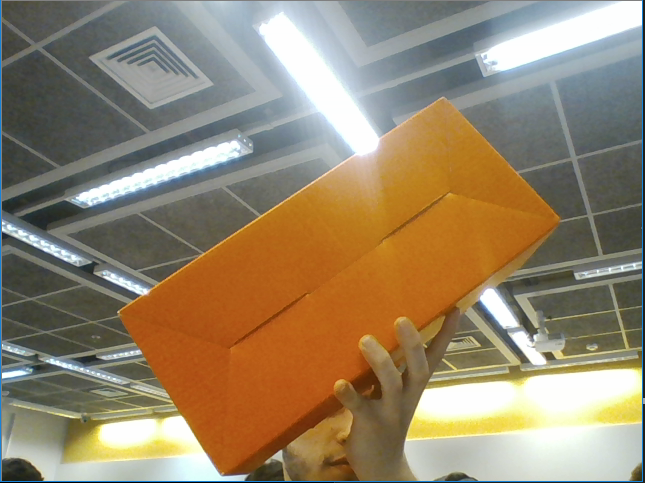
#> input picture Aula02/foto.png, 645 x 483 px, given in place of the camera
$ jupyter execute 'Lendo e Vendo Distancia da Caixa.ipynb'   (older library calls are emulated)
#> lines starting #> are read from the running program, lines starting #| are printed output that depends on the picture; after the words box and inside, x2 and y2 are one past the last pixel; in counts of white or black regions, pixels touching at a corner belong together
#> further down, frame is the input picture: shape (483, 645, 3); mean B, G, R 107.3, 132.9, 149.2
[cell 1]
import cv2
import numpy as np
from matplotlib import pyplot as plt
import time
from IPython.display import clear_output

# Para usar o vídeo
#cap = cv2.VideoCapture('hall_box_battery_mp2.mp4')

# As 3 próximas linhas são para usar a webcam
cap = cv2.VideoCapture(0)
cap.set(cv2.CAP_PROP_FRAME_WIDTH, 640)
cap.set(cv2.CAP_PROP_FRAME_HEIGHT, 480)
kernel = np.ones((5,5),np.uint8)

def identifica_cor(frame):
    '''
    Segmenta o maior objeto cuja cor é parecida com cor_h (HUE da cor, no espaço HSV).
    '''

    # No OpenCV, o canal H vai de 0 até 179, logo cores similares ao
    # vermelho puro (H=0) estão entre H=-8 e H=8.
    # Veja se este intervalo de cores está bom
    frame_hsv = cv2.cvtColor(frame, cv2.COLOR_BGR2HSV)
#> frame_hsv: shape (483, 645, 3); mean H, S, V 47.3, 84.1, 156

    cor_menor = np.array([7, 210, 140])
    cor_maior = np.array([35, 255, 242])
    segmentado_cor = cv2.inRange(frame_hsv, cor_menor, cor_maior)
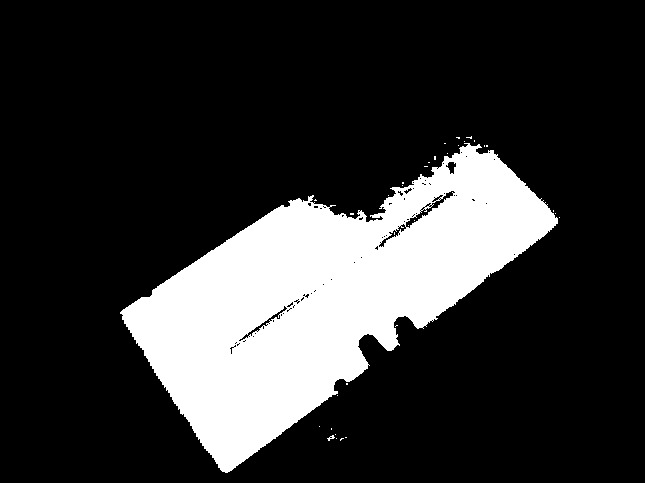
#> segmentado_cor: shape (483, 645); 20.3% white; 34 white regions (32 under 20 px), largest, box (x1, y1, x2, y2) and area: (120, 143, 558, 473) 63276, (327, 435, 335, 441) 21
    segmentado_cor = cv2.morphologyEx(segmentado_cor, cv2.MORPH_OPEN, kernel)
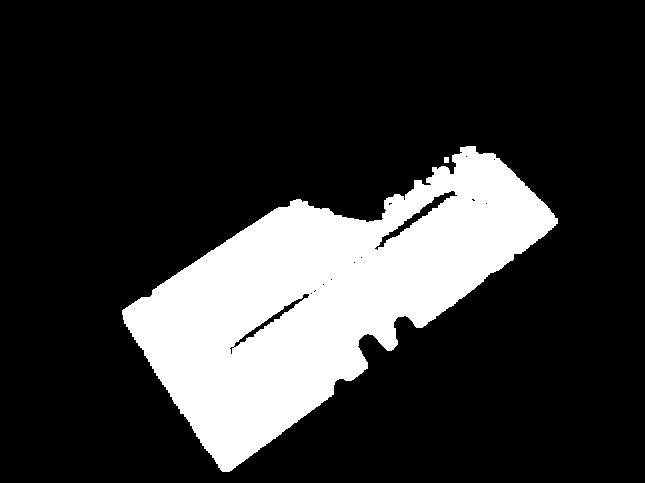
#> segmentado_cor: shape (483, 645); 20% white; 2 white regions
    # Será possível limpar a imagem segmentado_cor?
    # Pesquise: https://docs.opencv.org/trunk/d9/d61/tutorial_py_morphological_ops.html

    def Tamanho(pontos):
        menor = pontos[0][1]
        maior = pontos[0][1]
        for i in pontos:
            if i[1] > maior:
                maior = i[1]
            if i[1] < menor:
                menor = i[1]
        return maior,menor

    # Encontramos os contornos na máscara e selecionamos o deu maior área
    img_out, contornos, arvore = cv2.findContours(segmentado_cor.copy(), cv2.RETR_TREE, cv2.CHAIN_APPROX_SIMPLE)
#> contornos = 17 contours, 13 with area under 20; largest, box (x1, y1, x2, y2) and area: (122, 146, 558, 472) 62698, (374, 190, 458, 251) 672, (233, 293, 310, 348) 443, (444, 157, 449, 163) 20; arvore = 17 rows, first 6: [1, -1, -1, -1], [-1, 0, 2, -1], [3, -1, -1, 1], [4, 2, -1, 1], [5, 3, -1, 1], [6, 4, -1, 1]
    maior_contorno = None
    maior_contorno_area = 0

    cv2.drawContours(frame, contornos, -1, [255, 0, 255], 5)

    for cnt in contornos:
        area = cv2.contourArea(cnt)


        if area > maior_contorno_area:
            maior_contorno = cnt
            maior_contorno_area = area
#> this loop made 17 passes
#> (area, maior_contorno, maior_contorno_area) on pass 1: (20, [[444, 157], [444, 162], [448, 162], [448, 157]], 20)
#> (area, maior_contorno_area) on pass 2: (62698.5, 62698.5)
#> after the loop, maior_contorno = contour of 713 points, box (x1, y1, x2, y2) (122, 146, 558, 472), area 62698; maior_contorno_area = 62698.5

    # Encontramos o centro do contorno fazendo a média de todos seus pontos.
    if not maior_contorno is None :
        cv2.drawContours(frame, [maior_contorno], -1, [0, 0, 255], 5)
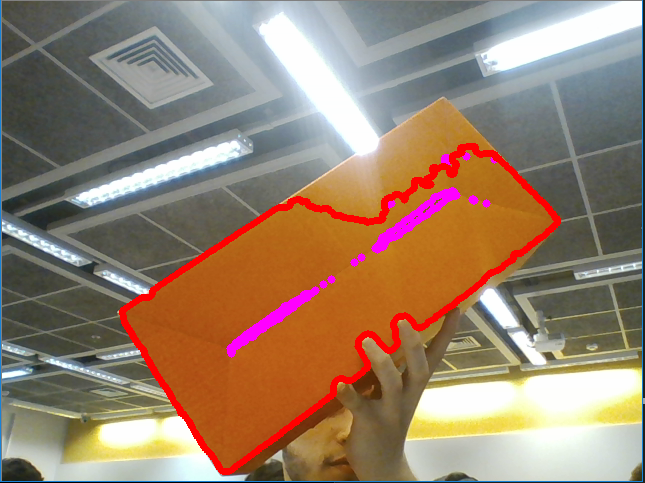
#> frame: shape (483, 645, 3); mean B, G, R 108.7, 128.9, 152.3
        maior_contorno = np.reshape(maior_contorno, (maior_contorno.shape[0], 2))
#> maior_contorno = 713 pairs, first value 122 to 557, second value 146 to 471
        media = maior_contorno.mean(axis=0)
#> media = [329.5, 298.4]
        media = media.astype(np.int32)
#> media = [329, 298]
        cv2.circle(frame, tuple(media), 5, [0, 255, 0])
#> frame: shape (483, 645, 3); 0.01% of pixels changed, all inside (x1, y1, x2, y2) = (324, 293, 335, 304)
        saindo = Tamanho(maior_contorno)[0] - Tamanho(maior_contorno)[1]
#> in Tamanho, `menor = pontos[0][1]`: menor = 146
#> the loop in Tamanho, `for i in pontos:` made 713 passes
#> (i, maior) on passes 2, 4, 6, 7, 9, 11, 13, 15, 17, 18, 19, 21: ([465, 147], 147), ([460, 151], 151), ([462, 152], 152), ([461, 153], 153), ([459, 154], 154), ([453, 155], 155), ([452, 161], 161), ([454, 162], 162), ([456, 163], 163), ([456, 166], 166), ([455, 167], 167), ([454, 173], 173)
#> maior on passes 62, 64, 66, 67, 81, 82: 191, 194, 199, 200, 208, 210
#> after the loop in Tamanho, `for i in pontos:`: maior = 471; menor = 146
#> the loop in Tamanho (call 2), `for i in pontos:` made 713 passes
#> maior on passes 62, 64, 66, 67, 81, 82, 83, 84, 85, 87, 88, 89: 191, 194, 199, 200, 208, 210, 211, 212, 213, 217, 218, 220
#> saindo = 325
        print((336*65)/saindo)
#| 67.2

    else:
        media = (0, 0)

    cv2.imshow('', frame)
    cv2.imshow('imagem in_range', segmentado_cor)
    cv2.waitKey(1)

    centro = (frame.shape[0]//2, frame.shape[1]//2)
#> centro = (241, 322)

    return media, centro


while(True):
    # Capture frame-by-frame
    print("Novo frame")
    ret, frame = cap.read()


    img = frame.copy()

    media, centro = identifica_cor(img)
#> media = [329, 298]; centro = (241, 322)

    #More drawing functions @ http://docs.opencv.org/2.4/modules/core/doc/drawing_functions.html

    # Display the resulting frame
    cv2.imshow('original',frame)

    if cv2.waitKey(1) & 0xFF == ord('q'):
#> (key q is pressed here)
        break
    print("No circles were found")
    clear_output()

# When everything done, release the capture
cap.release()
cv2.destroyAllWindows()
